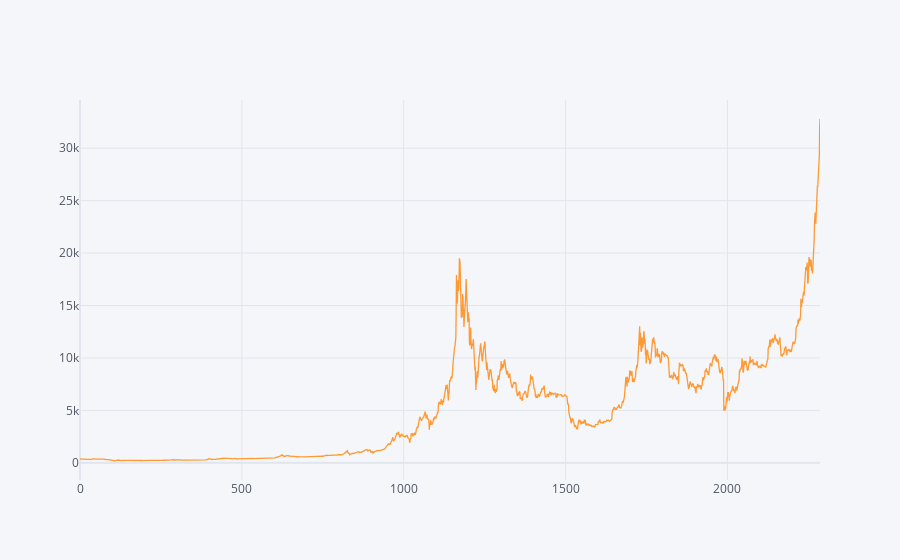

The notebook cell this image was saved under:
### Code cell
df.xs(key='Close',axis=1).iplot()

### Figure 1 — Plotly figure (JSON) as saved in the notebook; plotly's stock layout.template omitted (floating-point values rounded to 4 significant figures; data arrays with more than 128 entries replaced by an {"elided": "..."} marker saying what was removed)
{"data": [{"line": {"color": "rgba(255, 153, 51, 1.0)", "dash": "solid", "shape": "linear", "width": 1.3}, "mode": "lines", "name": "Close", "text": "", "type": "scatter", "x": {"elided": "2287 int values"}, "y": {"elided": "2287 float values"}}], "layout": {"legend": {"bgcolor": "#F5F6F9", "font": {"color": "#4D5663"}}, "paper_bgcolor": "#F5F6F9", "plot_bgcolor": "#F5F6F9", "title": {"font": {"color": "#4D5663"}}, "xaxis": {"gridcolor": "#E1E5ED", "showgrid": true, "tickfont": {"color": "#4D5663"}, "title": {"font": {"color": "#4D5663"}, "text": ""}, "zerolinecolor": "#E1E5ED"}, "yaxis": {"gridcolor": "#E1E5ED", "showgrid": true, "tickfont": {"color": "#4D5663"}, "title": {"font": {"color": "#4D5663"}, "text": ""}, "zerolinecolor": "#E1E5ED"}}}
